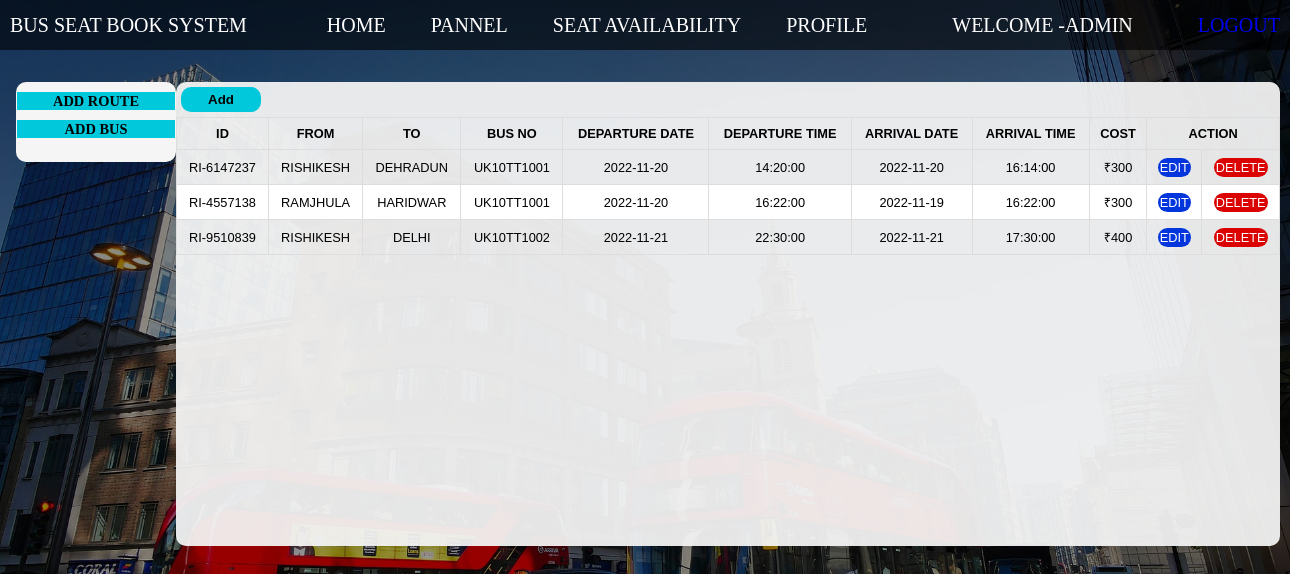
Screenshot of /pannel.php (signed in) with the database file from the repository.
### tables this page shows
CREATE TABLE `routes` (
  `id` int(100) NOT NULL,
  `route_id` varchar(255) NOT NULL,
  `bus_no` varchar(155) NOT NULL,
  `fromcity` varchar(255) NOT NULL,
  `tocity` varchar(255) NOT NULL,
  `route_cities` varchar(255) NOT NULL,
  `route_dep_date` date NOT NULL,
  `route_dep_time` time NOT NULL,
  `route_arr_date` date NOT NULL,
  `route_arr_time` time NOT NULL,
  `cost` int(100) NOT NULL,
  `route_created` datetime NOT NULL DEFAULT current_timestamp()
);

### pannel.php (the view, shortened to what this page needs)
<?php
if (strlen($_SESSION['Adminname']) == 0) {
  header("location:admin.php");
} else {
?>
  <!DOCTYPE html>
  <html lang="en">
  <head>
    <link rel="stylesheet" href="./css/style.css">
  </head>
  <body>
    <?php require  "partials/_navbaradmin.php"; ?>
    <section class="seat-container">
      <div class="left-side-container">
        <div class="page-box">
          <ul>
            <li><a href="pannel.php">ADD ROUTE</a> </li>
            <li><a href="bus.php">ADD BUS</a> </li>
          </ul>
        </div>
      </div>
      <div class="right-side-container">
        <div class="pannel-result">
          <div class="add-bus-box">
            <button id="add" onclick="show()" class="addBtn">Add</button>
            <table class="route-list">
              <thead class="pannel-title-bar">
                <th class="pannel-span-box">ID</th>
                <th class="pannel-span-box">From</th>
                <th class="pannel-span-box">To</th>
                <th class="pannel-span-box">Bus NO</th>
                <th class="pannel-span-box">Departure Date</th>
                <th class="pannel-span-box">Departure Time</th>
                <th class="pannel-span-box">ARRIVAL Date </th>
                <th class="pannel-span-box">ARRIVAL Time</th>
                <th class="pannel-span-box">Cost</th>
                <th class="pannel-span-box" colspan="2">Action</th>
              </thead>
              <?php
              $sql = "SELECT * FROM `routes` ";
              $result = mysqli_query($conn, $sql);
              while ($row = mysqli_fetch_assoc($result)) {
                $route_id =  $row["route_id"];
                $busno =  $row["bus_no"];
                $fromcity =  $row["fromcity"];
                $tocity = $row["tocity"];
                $dep_date = $row["route_dep_date"];
                $dep_time = $row["route_dep_time"];
                $arr_date = $row["route_arr_date"];
                $arr_time = $row["route_arr_time"];
                $cost = $row["cost"];
              ?>
                <tr>
                  <td class="pannel-span-box"><?php echo $route_id ?></td>
                  <td class="pannel-span-box"><?php echo $fromcity ?></td>
                  <td class="pannel-span-box"><?php echo $tocity ?></td>
                  <td class="pannel-span-box"><?php echo $busno ?></td>
                  <td class="pannel-span-box"><?php echo $dep_date ?></td>
                  <td class="pannel-span-box"><?php echo $dep_time ?></td>
                  <td class="pannel-span-box"><?php echo $arr_date ?></td>
                  <td class="pannel-span-box"><?php echo $arr_time ?></td>
                  <td class="pannel-span-box"><?php echo '₹' . $cost ?></td>
                  <td class="pannel-span-box">
                    <a href="update.php?id=<?php echo $row['id']; ?>" class="edit_btn">EDIT</a>
                  <td class="pannel-span-box">
                    <a href="delete.php?id=<?php echo $row['id']; ?>" class="delete_btn" onclick="return checkDelete()">DELETE</a>
                </tr>
              <?php } ?>
            </table>
          </div>
        </div>
    </section>
  </body>
  </html>
<?php
}; ?>

### css/style.css (style rules this page uses)
* { box-sizing: border-box; margin: 0px; padding: 0px; }
body { overflow-x: hidden; }
a { text-decoration: none; }
body { background: linear-gradient(rgba(0, 0, 0, 0.507),rgba(0, 0, 0, 0.374)), url('../image/newbus.jpg') no-repeat center center fixed; background-size: cover; }
.seat-container { display: flex; margin: 1rem; }
.left-side-container { display: flex; align-items: center; width: 15rem; height: 15rem; flex-direction: column; }
.right-side-container { margin-top: 1rem; width: 69rem; height: 38rem; }
.page-box { background-color: whitesmoke; height: 5rem; width: 10rem; display: flex; align-items: center; flex-direction: column; margin-top: 16px; border-radius: 10px; }
.page-box ul li { list-style: none; margin: 10px; width: 9.9rem; text-align: center; background-color: #02c8db; }
.page-box ul li a { text-decoration: none; width: 8rem; padding-left: 2rem; padding-right: 2rem; color: black; font-weight: bold; font-size: 0.9rem; }
.route-list { font-family: Arial, Helvetica, sans-serif; border-collapse: collapse; width: 69rem; }
.route-list th, .route-list td { border: 1px solid #ddd; padding: 8px; }
.route-list tr:nth-child(even) { background-color: #ffffff; }
.pannel-result { background-color: rgba(245, 245, 245, 0.938); height: 29rem; width: 69rem; border-radius: 10px; }
.pannel-span-box { font-size: 0.8em; padding: 0px 17px 0px 14px; text-align: center; text-transform: uppercase; }
.addBtn { padding: 5px; margin: 5px; width: 5rem; background-color: #02c8db; border: none; border-radius: 10px; font-weight: bold; }
.edit_btn { padding: 2px; width: 3rem; background-color: #0235db; border: none; border-radius: 10px; color: white; }
.delete_btn { padding: 2px; width: 3.9rem; background-color: #db0202; border: none; border-radius: 10px; color: white; }

### rows the page displays
routes: route "RI-6147237", fromcity "RISHIKESH", tocity "DEHRADUN", bus_no "UK10TT1001", route_dep_date "2022-11-20", route_dep_time "14:20:00", route_arr_date "2022-11-20", route_arr_time "16:14:00", cost "300"
routes: route "RI-4557138", fromcity "RAMJHULA", tocity "HARIDWAR", bus_no "UK10TT1001", route_dep_date "2022-11-20", route_dep_time "16:22:00", route_arr_date "2022-11-19", route_arr_time "16:22:00", cost "300"
routes: route "RI-9510839", fromcity "RISHIKESH", tocity "DELHI", bus_no "UK10TT1002", route_dep_date "2022-11-21", route_dep_time "22:30:00", route_arr_date "2022-11-21", route_arr_time "17:30:00", cost "400"

### other values shown
$_SESSION["Adminname"] "ADMIN"
